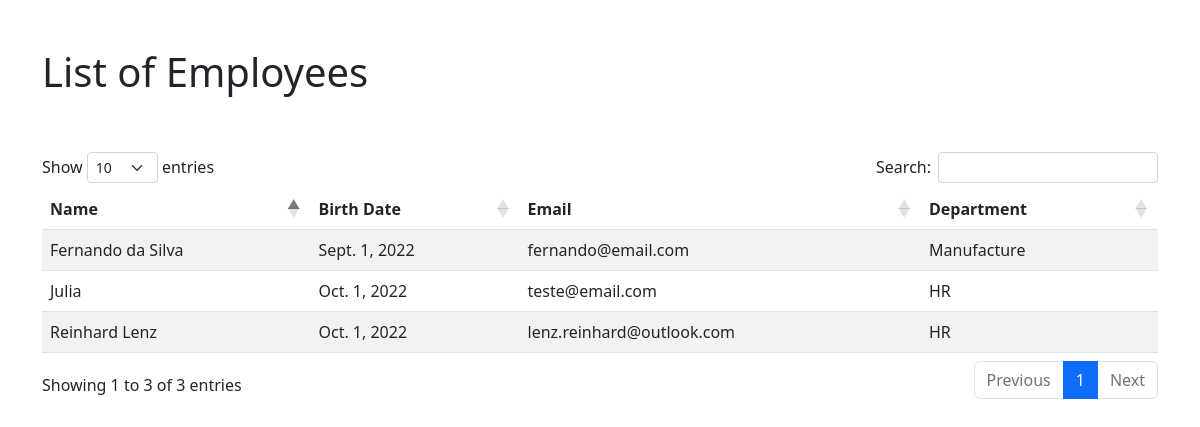
The page /employees on the database its author committed.
### CRUD/models.py (models this page shows, shortened)
class Employee(models.Model):
    name = models.CharField(max_length=150)
    birth_date = models.DateField()
    email = models.EmailField(max_length=100)
    department=models.ForeignKey(Department,on_delete=models.CASCADE)

class Department(models.Model):
    name = models.CharField(max_length = 100)
    location = models.CharField(max_length = 150)
    manager = models.CharField(max_length = 100)
    number_of_employees = models.IntegerField()
    def __str__(self):
        return self.name

### CRUD/views.py (the view)
# urls.py: path('employees',views.Employees),
def Employees(request):
    return render(request,'employees.html',{'employees':Employee.objects.all()})

### templates/employees.html (shortened to what this page needs)
<!DOCTYPE html>
<html lang="en">
<head>
    <link rel="stylesheet" href="https://cdnjs.cloudflare.com/ajax/libs/twitter-bootstrap/5.2.0/css/bootstrap.min.css">
    <link rel="stylesheet" href="https://cdn.datatables.net/1.12.1/css/dataTables.bootstrap5.min.css">
</head>
<body>
    <div class="container">
        <div class="row mt-5">
            <h1>List of Employees</h1>
        </div>
        <div class="row mt-5">
            <table id="dt_employees" class="table table-striped" style="width:100%">
                <thead>
                    <tr>
                        <th>Name</th>
                        <th>Birth Date</th>
                        <th>Email</th>
                        <th>Department</th>
                    </tr>
                </thead>
                <tbody>
                    {% for employee in employees %}
                    <tr>
                        <td>{{employee.name}}</td>
                        <td>{{employee.birth_date}}</td>
                        <td>{{employee.email}}</td>
                        <td>{{employee.department}}</td>
                    </tr>
                    {% endfor %}
                </tbody>
            </table>
        </div>
    </div>
</body>
</html>

### rows shown on the page
Employee: name "Reinhard Lenz", birth_date "Oct. 1, 2022", email "lenz.reinhard@outlook.com", department "HR"
Employee: name "Fernando da Silva", birth_date "Sept. 1, 2022", email "fernando@email.com", department "Manufacture"
Employee: name "Julia", birth_date "Oct. 1, 2022", email "teste@email.com", department "HR"
